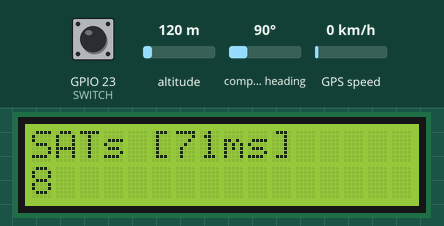
Recording of a sketch running on a simulated ESP32. On the bench: 16×2 character LCD. Inputs (shaded band) come from the test bench; at power-on: GPIO 23 (SWITCH) LOW, altitude 120 m, compass heading 90°, GPS speed 0 km/h. WiFi joins after 1.5 s; servers stay silent unless stated; the GPS gets a fix after 3 s at 37.7749, -122.4194 with 8 satellites; what the sketch prints to the serial monitor is not drawn.

Above: at 5.7 s.
5.8 s: GPIO 23 (SWITCH) pulled HIGH for 3.2 s
At 6.13 s:
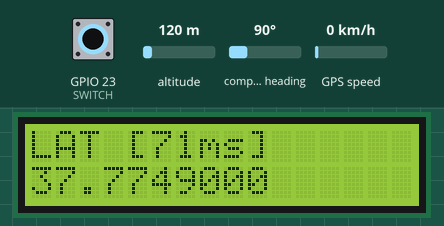
10.5 s: altitude set to 0 m
At 11.5 s:
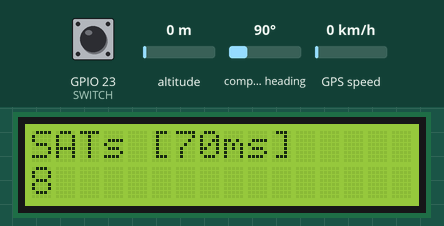
12.1 s: GPIO 23 (SWITCH) pulled HIGH for 1 s
At 13.7 s:
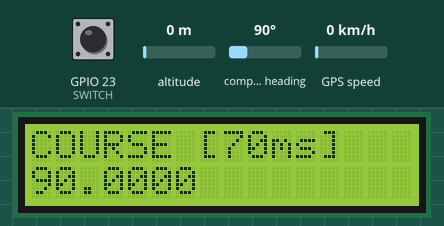
14.6 s: compass heading set to 7°
At 15.1 s:
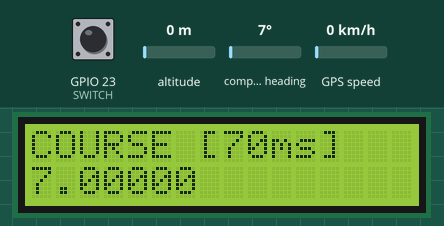
16.1 s: altitude set to 250 m
At 17.8 s:
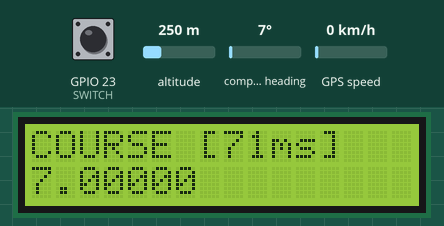
18.1 s: compass heading set to 180°
At 19.4 s:
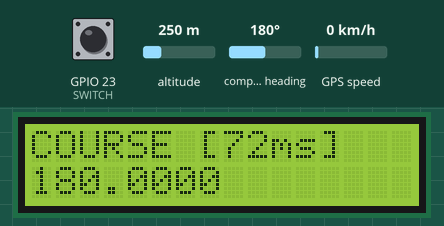
Timing chart, 0 to 20.7 s (numbered marks = the images above; inputs shaded):
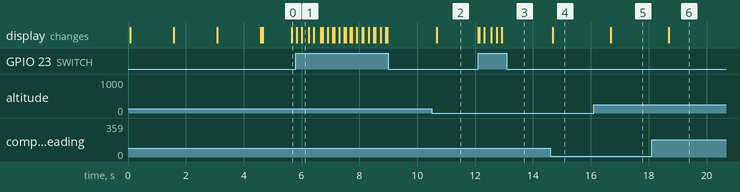

The sketch:

ESP32_LAND_METER.ino
```cpp
#include <TinyGPS++.h>
#include <LiquidCrystal.h>
#include <WiFi.h>
#include <AsyncTCP.h>
#include <ESPAsyncWebServer.h>
#include "index.h"

#define SWITCH 23
#define MODE_MAX 7
#define READ_DELAY 200
#define UPDATE_DELAY 1
#define DISPLAY_DELAY 50

TinyGPSPlus gps;

LiquidCrystal lcd(13, 12, 14, 27, 26, 25);

short MODE = 0;
unsigned long time_delay;
unsigned long disp_time;

double MOVE_X = 0.0;
double MOVE_Y = 0.0;

String X = "44.6283916";
String Y = "10.9497243";
String Z = "20z";

String ALT = "0.0m";

// WEB SERVER
#define WIFI_MAX_WAIT 5000

const char* ssid = "";
const char* password = "";

AsyncWebServer server(80);

void notFound(AsyncWebServerRequest *request) {
  request->send(404, "text/plain", "Not found");
}

void runserver() {
  server.on("/", HTTP_GET, [](AsyncWebServerRequest * request) {
    request->send_P(200, "text/html", home0_html);
  });

  server.on("/getPos", HTTP_GET, [](AsyncWebServerRequest * request) {
    String pos = String("https://www.google.com/maps/d/u/0/embed?mid=1OWjIiXc7clGxGdbrHvjNOdY9ZLo&ll=" + X + "%2C" + Y + "&z=" + Z);
    request->send_P(200, "text/plane", pos.c_str());
  });

  server.on("/getLat", HTTP_GET, [](AsyncWebServerRequest * request) {
    request->send_P(200, "text/plane", X.c_str());
  });

  server.on("/getLon", HTTP_GET, [](AsyncWebServerRequest * request) {
    request->send_P(200, "text/plane", Y.c_str());
  });

  server.on("/getAlt", HTTP_GET, [](AsyncWebServerRequest * request) {
    request->send_P(200, "text/plane", ALT.c_str());
  });
}

/*GLOBAL VARIABLES */
unsigned long satellites = 0;
double latitude = 0.0;
double longitude = 0.0;
double altitude = 0.0;
double speed = 0.0;
double course = 0.0;
double hdop = 0.0;

unsigned long satellites_age = 0;
unsigned long location_age = 0;
unsigned long course_age = 0;
unsigned long altitude_age = 0;
unsigned long hdop_age = 0;

void setup() {
  Serial.begin(115200);
  Serial2.begin(9600, SERIAL_8N1, 16, 17, false);
  lcd.begin(16, 2);

  pinMode(SWITCH, INPUT);

  lcd.noAutoscroll();
  lcd.noBlink();
  lcd.noCursor();

  lcd.clear();
  delay(UPDATE_DELAY);
  lcd.home();
  lcd.print("Land Meter");
  lcd.setCursor(0, 1);
  lcd.print("By Dani");
  delay(1500);

  WiFi.mode(WIFI_STA);
  Serial.print("Connecting to ");
  Serial.println(ssid);
  lcd.clear();
  lcd.print("Connecting to");
  lcd.setCursor(0, 1);
  lcd.print(ssid);

  WiFi.begin(ssid, password);
  unsigned long connect_time = millis();
  while ((WiFi.status() != WL_CONNECTED) && (millis() - connect_time < WIFI_MAX_WAIT)) {
    delay(500);
    Serial.print(".");
  }

  lcd.clear();
  if (WiFi.status() == WL_CONNECTED) {
    lcd.print("Connected:");
    lcd.setCursor(0, 1);
    lcd.print(WiFi.localIP());
    delay(1500);
    runserver();
    server.onNotFound(notFound);
    server.begin();
  }
  else {
    lcd.print("no connection");
    delay(1500);
  }

  lcd.clear();
  delay(UPDATE_DELAY);

  time_delay = millis();
  disp_time = millis();
  Serial.println("Started!");
}

void lcd_print(const String str1, const String str2) {
  lcd.home();
  lcd.print(str1);
  delay(UPDATE_DELAY);
  lcd.setCursor(0, 1);
  lcd.print(str2);
  delay(UPDATE_DELAY);
}

void loop() {
  while (Serial2.available()) {
    Serial.println("Data");
    gps.encode(Serial2.read());
  }

  if (millis() - disp_time > DISPLAY_DELAY) {

    // UPDATE GPS VALS
    if (gps.satellites.isUpdated()) { // SATELLITES
      satellites_age = gps.satellites.age();
      satellites = gps.satellites.value();
    }

    if (gps.location.isUpdated()) { // LOCATION
      latitude = gps.location.lat();
      longitude = gps.location.lng();
      location_age = gps.location.age();

      X = String(latitude + MOVE_X, 8);
      Y = String(longitude + MOVE_Y, 8);
    }

    if (gps.altitude.isUpdated()) { // ALTITUDE
      altitude_age = gps.altitude.age();
      altitude = gps.altitude.meters();
      ALT = String(altitude, 2) + "m";
    }

    if (gps.speed.isUpdated()) // SPEED
      speed = gps.speed.mps();


    if (gps.course.isUpdated()) { // COURSE
      course = gps.course.deg();
      course_age = gps.course.age();
    }

    if (gps.hdop.isUpdated()) { // HDOP
      hdop_age = gps.hdop.age();
      hdop = gps.hdop.hdop();
    }

    // BUTTON CONTROL
    if (MODE == 0)
      lcd_print((String)"SATs [" + satellites_age + "ms]      ", (String)satellites);

    else if (MODE == 1) {
      lcd.home();
      lcd.print(String(latitude + MOVE_X, 7));
      delay(UPDATE_DELAY);
      lcd.setCursor(0, 1);
      lcd.print(String(longitude + MOVE_Y, 7));
      delay(UPDATE_DELAY);
    }

    else if (MODE == 2) {
      lcd.home();
      lcd.print((String)"LAT [" + location_age + "ms]       ");
      delay(UPDATE_DELAY);
      lcd.setCursor(0, 1);
      lcd.print(String(latitude + MOVE_X, 7));
      delay(UPDATE_DELAY);
    }

    else if (MODE == 3) {
      lcd.home();
      lcd.print((String)"LON [" + location_age + "ms]       ");
      delay(UPDATE_DELAY);
      lcd.setCursor(0, 1);
      lcd.print(String(longitude + MOVE_Y, 7));
      delay(UPDATE_DELAY);
    }

    else if (MODE == 4) {
      lcd.home();
      lcd.print((String)"SPEED [" + location_age + "ms]      ");
      delay(UPDATE_DELAY);
      lcd.setCursor(0, 1);
      lcd.print(String(speed, 2) + "m/s");
      delay(UPDATE_DELAY);
    }

    else if (MODE == 5) {
      lcd_print((String)"COURSE [" + course_age + "ms]     ", String(course, 4));
    }

    else if (MODE == 6) {
      lcd_print((String)"ALT [" + altitude_age + "ms]     ", String(altitude, 2) + "m");
    }

    else if (MODE == 7) {
      lcd_print((String)"HDOP [" + hdop_age + "ms]     ",  String(hdop, 4));
    }

    else if (gps.charsProcessed() < 10)
      Serial.println("WARNING: No GPS data.  Check wiring.");
    disp_time = millis();
  }

  if (millis() - time_delay > READ_DELAY) {
    if (digitalRead(SWITCH)) {
      if (MODE < MODE_MAX)
        ++MODE;
      else
        MODE = 0;
      lcd.clear();
      lcd.noCursor();

      time_delay = millis();
      delay(UPDATE_DELAY);
    }
  }
}
```

index.h
```cpp
#ifndef INDEX_H_
#define INDEX_H_

const char home0_html[] PROGMEM = R"rawliteral(
<!DOCTYPE html>
  <html lang="it">
    <head>
      <meta charset="UTF-8">
      <meta name="viewport" content="width=device-width, initial-scale=1, shrink-to-fit=yes">
      <title>Land Meter by Dani</title>
      <link rel="stylesheet" href="https://cdn.jsdelivr.net/npm/bootstrap@4.3.1/dist/css/bootstrap.min.css" integrity="sha384-ggOyR0iXCbMQv3Xipma34MD+dH/1fQ784/j6cY/iJTQUOhcWr7x9JvoRxT2MZw1T" crossorigin="anonymous">

      <style>
      </style>
    </head>
  <body>
  <h1 style="text-align:center;">Land Meter</h1>
  <h2 style="text-align:center;">By Dani</h2>

  <br />
  <p>LAT:<span id="lat"></span</p>
  <p>LON:<span id="lon"></span</p>
  <p>ALT:<span id="alt"></span</p>

    <div>
        <iframe width="600" height="500" id="maps" class="maps" src="https://www.google.com/maps/d/u/0/embed?mid=1OWjIiXc7clGxGdbrHvjNOdY9ZLo&ll=44.62900381580296%2C10.948825550797263&z=18" frameborder="0" scrolling="no" marginheight="0" marginwidth="0">
        </iframe>
        <br>
    </div>

    <script>
      setInterval(function() {
        getLink();
        getLon();
        getLat();
        getAlt();
      }, 3500);

      function getLink() {
        var xhttp = new XMLHttpRequest();
        xhttp.onreadystatechange = function() {
          if (this.readyState == 4 && this.status == 200) {
            document.getElementById("maps").src = this.responseText;
          }
        };
        xhttp.open("GET", "getPos", true);
        xhttp.send();
      }

      function getLon() {
        var xhttp = new XMLHttpRequest();
        xhttp.onreadystatechange = function() {
          if (this.readyState == 4 && this.status == 200) {
            document.getElementById("lon").innerHTML = this.responseText;
          }
        };
        xhttp.open("GET", "getLat", true);
        xhttp.send();
      }

      function getLat() {
        var xhttp = new XMLHttpRequest();
        xhttp.onreadystatechange = function() {
          if (this.readyState == 4 && this.status == 200) {
            document.getElementById("lat").innerHTML = this.responseText;
          }
        };
        xhttp.open("GET", "getLon", true);
        xhttp.send();
      }

      function getAlt() {
        var xhttp = new XMLHttpRequest();
        xhttp.onreadystatechange = function() {
          if (this.readyState == 4 && this.status == 200) {
            document.getElementById("alt").innerHTML = this.responseText;
          }
        };
        xhttp.open("GET", "getAlt", true);
        xhttp.send();
      }
    </script>

    <script src="https://code.jquery.com/jquery-3.3.1.slim.min.js" integrity="sha384-q8i/X+965DzO0rT7abK41JStQIAqVgRVzpbzo5smXKp4YfRvH+8abtTE1Pi6jizo" crossorigin="anonymous"></script>
    <script src="https://cdn.jsdelivr.net/npm/popper.js@1.14.7/dist/umd/popper.min.js" integrity="sha384-UO2eT0CpHqdSJQ6hJty5KVphtPhzWj9WO1clHTMGa3JDZwrnQq4sF86dIHNDz0W1" crossorigin="anonymous"></script>
    <script src="https://cdn.jsdelivr.net/npm/bootstrap@4.3.1/dist/js/bootstrap.min.js" integrity="sha384-JjSmVgyd0p3pXB1rRibZUAYoIIy6OrQ6VrjIEaFf/nJGzIxFDsf4x0xIM+B07jRM" crossorigin="anonymous"></script>
  </body>
</html>
)rawliteral";

#endif // INDEX_H_
```

Measured:
- after the input at 5.8 s, the display: first changes at once (image 1 shows a later state)
- after the input at 10.5 s, the display: changes after 0.18 s (image 2)
- after the input at 12.1 s, the display: first changes at once (image 3 shows a later state)
- after the input at 14.6 s, the display: changes after 0.09 s (image 4)
- after the input at 16.1 s, the display: changes after 0.59 s (image 5)
- after the input at 18.1 s, the display: first changes after 0.59 s (image 6 shows a later state)
